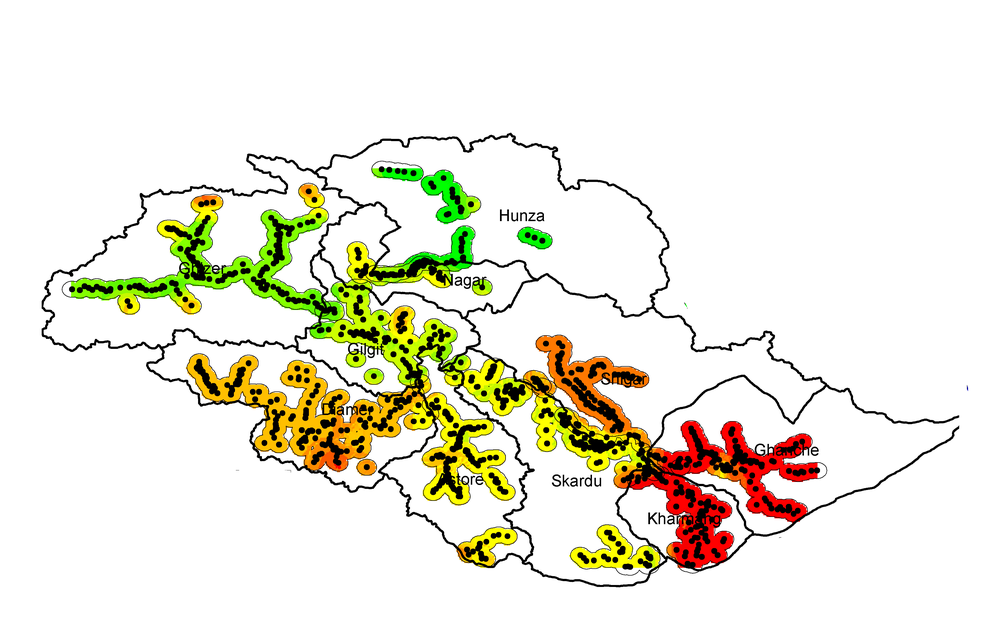
%> input picture assigment/images/Group-1-3-5.tif, 1000 x 625 px, shrunk from 3600 x 2250 before the run
$ octave rotating.m   (GNU Octave 9; MATLAB toolbox functions it lacks are replaced by stand-ins)
%> lines starting %> are read from the running program, lines starting %| are printed output that depends on the picture
% Read the 4-channel image
I = imread('./images/Group-1-3-5.tif');

% Extract the RGB channels (ignoring the alpha channel)
I_rgb = I(:, :, 1:3);
I_grey=im2gray(I_rgb);
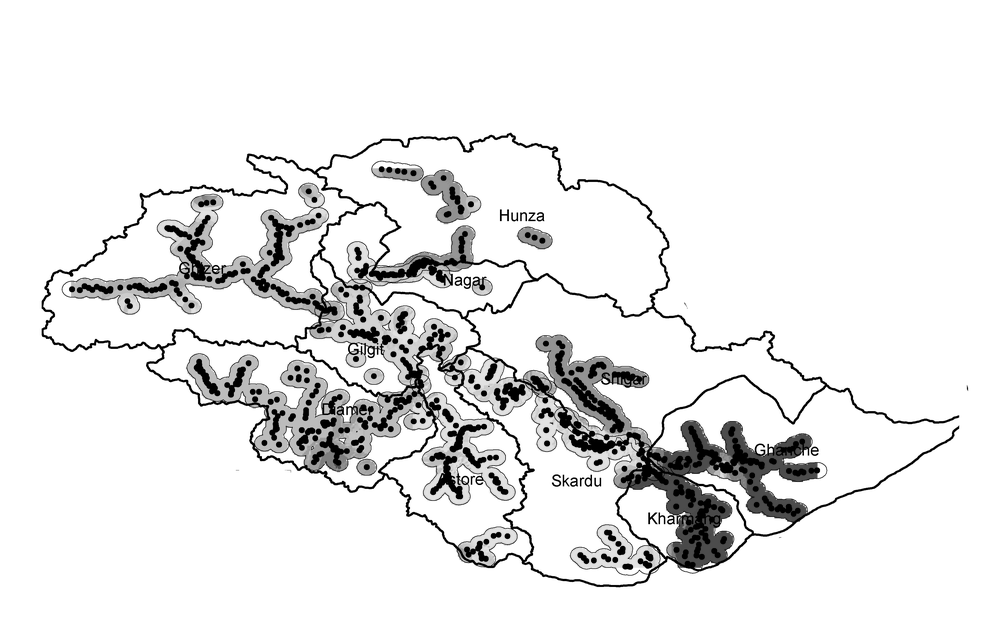
%> I_grey: size 625x1000 uint8; min 0, max 255, mean 233.2
% Specify the rotation angle (e.g., 45 degrees clockwise)
angle = 45;

% Rotate each RGB channel separately
rotated= imrotate(I_grey, angle, 'bilinear', 'crop');
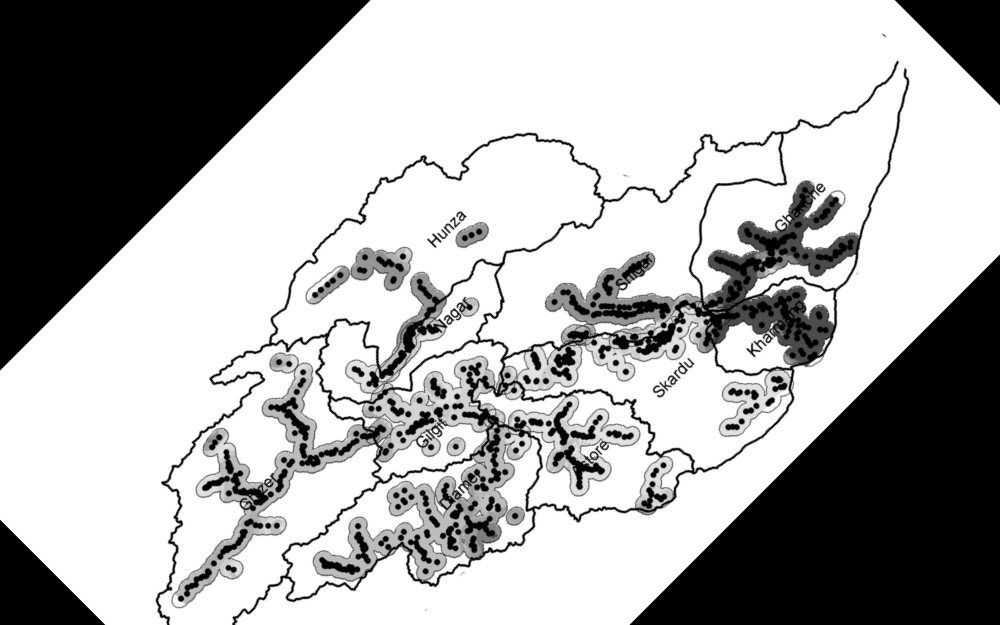
%> rotated: size 625x1000 uint8; min 0, max 255, mean 172.8

% Display the rotated image
imshow(rotated);
title('Rotated Image');

$ run again, with assigment/images/group7-8.tif copied over assigment/images/Group-1-3-5.tif
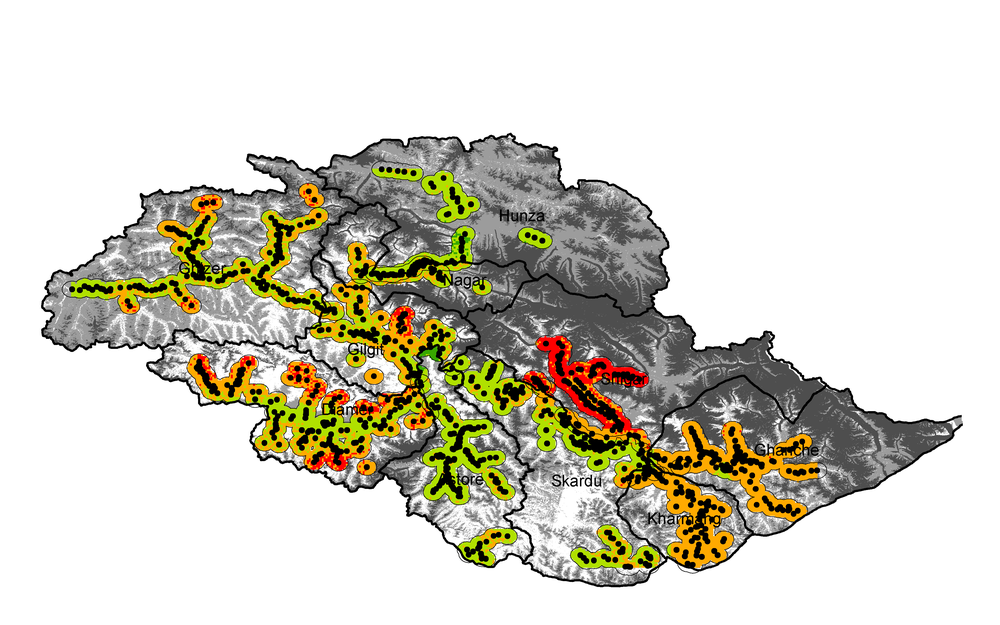
%> input picture assigment/images/group7-8.tif, 1000 x 625 px, shrunk from 3600 x 2250 before the run
%> `I_grey=im2gray(I_rgb);`:
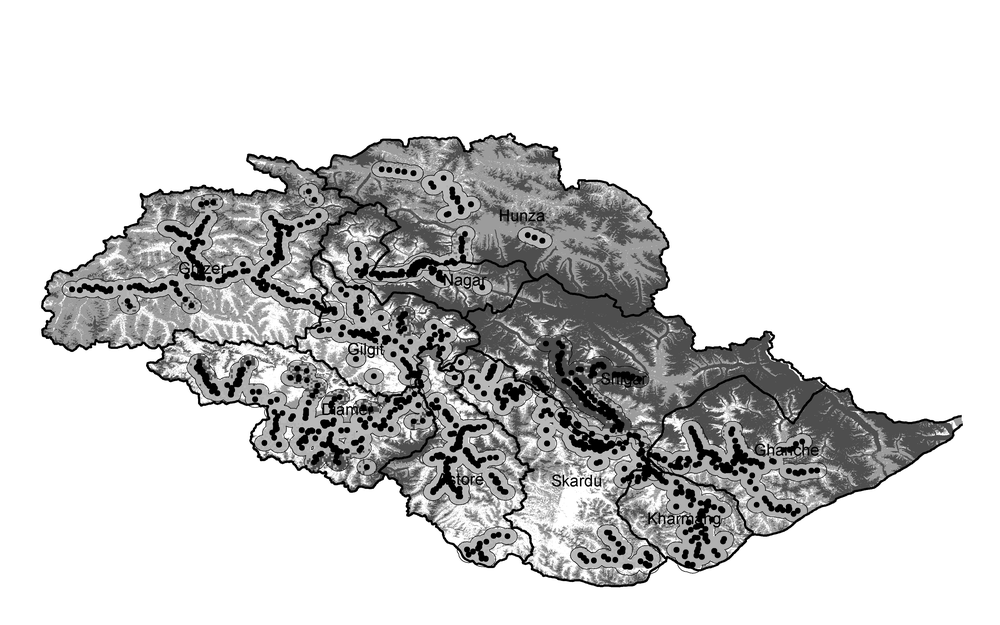
%> I_grey: size 625x1000 uint8; min 0, max 255, mean 208.7
%> `rotated= imrotate(I_grey, angle, 'bilinear', 'crop');`:
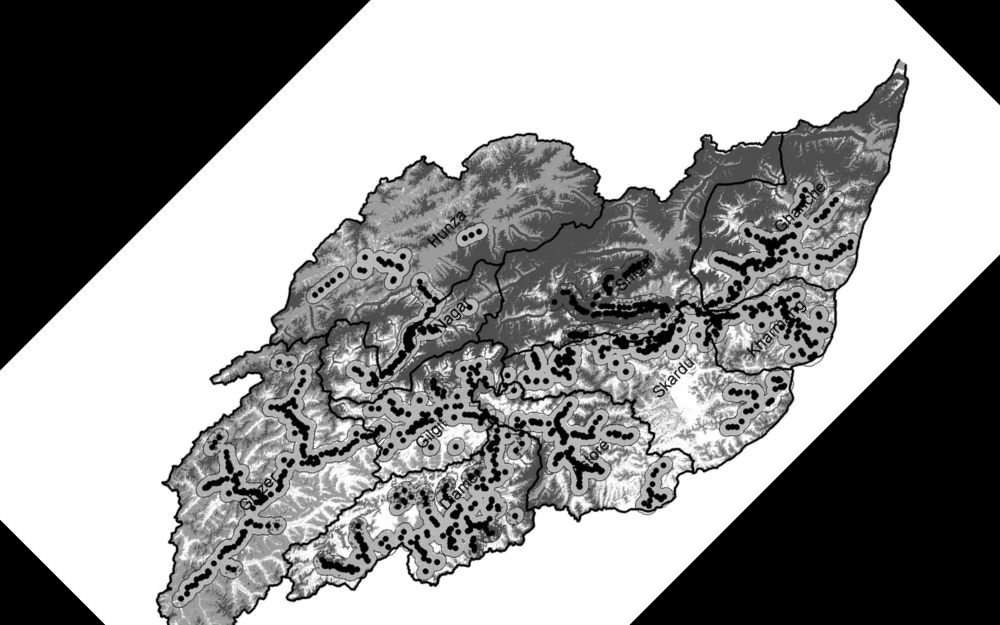
%> rotated: size 625x1000 uint8; min 0, max 255, mean 148.4
